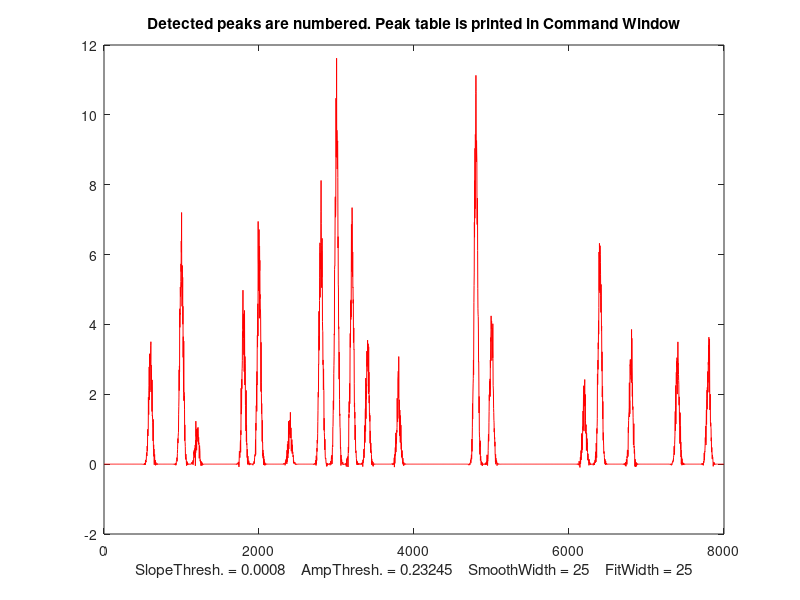

This chart was generated by the following MATLAB code: (Note: this script raises an error after producing the figure.)
% A simple self-contained demonstration of the findpeaksnr function (line 54)
% applied to noisy synthetic data set consisting of a random number of narrow 
% peaks.  Each time you run this, a different set of peaks is generated.
% Calls the fundpeaksnr nrfunction, which must be in the Matlab path.
% See http://terpconnect.umd.edu/~toh/spectrum/Smoothing.html and 
% http://terpconnect.umd.edu/~toh/spectrum/PeakFindingandMeasurement.htm
% Tom O'Haver (toh@umd.edu). Version 3.1 February 2013
% You can change the signal characteristics in lines 9-16
format short g
format compact
increment=2;
x=[1:increment:8000];

% For each simulated peak, compute the amplitude, position, and width
pos=[200:200:7800];   % Positions of the peaks (Change if desired)
amp=round(5.*randn(1,length(pos)));  % Amplitudes of the peaks  (Change if desired)
wid=50.*ones(size(pos));   % Widths of the peaks (Change if desired)
Noise=.2; % Amount of random noise added to the signal. (Change if desired) 

% A = matrix containing one of the unit-amplidude peak in each of its rows
A = zeros(length(pos),length(x));
ActualPeaks=[0 0 0 0 0];
p=1;
for k=1:length(pos)
  if amp(k)>.1,  % Keep only those peaks above a certain amplitude
      % Create a series of peaks of different x-positions
      A(k,:)=exp(-((x-pos(k))./(0.6005612.*wid(k))).^2); % Gaussian peaks
      % A(k,:)=ones(size(x))./(1+((x-pos(k))./(0.5.*wid(k))).^2);  % Lorentzian peaks
      % Assembles actual parameters into ActualPeaks matrix: each row = 1
      % peak; columns are Peak #, Position, Height, Width, Area
      ActualPeaks(p,:) = [p pos(k) amp(k) wid(k) 1.0646.*amp(k)*wid(k)]; 
      p=p+1;
  end; 
end 
z=amp*A;  % Multiplies each row by the corresponding amplitude and adds them up
sqrtnoise=sqrt(abs(z)).*randn(size(z));
propnoise=abs(z).*randn(size(z));
sz=std(sqrtnoise);
pz=std(sqrtnoise);
nz=Noise.*sqrtnoise./sz;
y=z+nz;  % Adds square-root signal-dependent random noise
% y=y+.1.*randn(size(z));  % Adds constant random noise
% y=y+5.*gaussian(x,0,4000); % Optionally adds a broad background signal
% y=y+gaussian(x,0,4000); % Optionally adds a broad background signal
% demodata=[x' y']; % Assembles x and y vectors into data matrix

figure(1);plot(x,y,'r')  % Graph the signal in red
title('Detected peaks are numbered. Peak table is printed in Command Window')

% Initial values of variable parameters
WidthPoints=mean(wid)/increment; % Average number of points in half-width of peaks
SlopeThreshold=0.5*WidthPoints^-2; % Formula for estimating value of SlopeThreshold
AmpThreshold=0.02*max(y);
SmoothWidth=round(WidthPoints);  % SmoothWidth should be roughly equal the peak width (in points)
FitWidth=round(WidthPoints); % FitWidth should be roughly equal to the peak widths (in points)

% Lavel the x-axis with the parameter values
xlabel(['SlopeThresh. = ' num2str(SlopeThreshold) '    AmpThresh. = ' num2str(AmpThreshold) '    SmoothWidth = ' num2str(SmoothWidth) '    FitWidth = ' num2str(FitWidth) ])

% Find the peaks
tic;
Measuredpeaks=findpeaksnr(x,y,SlopeThreshold,AmpThreshold,SmoothWidth,FitWidth,3);
ElapsedTime=toc;
PeaksPerSecond=length(Measuredpeaks)/ElapsedTime;

% Display results
disp('---------------------------------------------------------')
disp(['SlopeThreshold = ' num2str(SlopeThreshold) ] )
disp(['AmpThreshold = ' num2str(AmpThreshold) ] )
disp(['SmoothWidth = ' num2str(SmoothWidth) ] )
disp(['FitWidth = ' num2str(FitWidth) ] )
disp(['Speed = ' num2str(round(PeaksPerSecond)) ' Peaks Per Second' ] )
disp('          Peak #     Position      Height      Width        SNR')
Measuredpeaks  % Display table of peaks
figure(1);text(Measuredpeaks(:, 2),Measuredpeaks(:, 3),num2str(Measuredpeaks(:,1)))  % Number the peaks found on the graph
clear PercentErrors
if length(ActualPeaks)==length(Measuredpeaks),
    PercentErrors(:,1:4)=100.*(ActualPeaks(:,1:4)-Measuredpeaks(:,1:4))./ActualPeaks(:,1:4);
    PercentErrors(:,1)=Measuredpeaks(:,1)
    AverageAbsolutePercentErrors=mean(abs(100.*(ActualPeaks(:,1:4)-Measuredpeaks(:,1:4))./ActualPeaks(:,1:4)))
end